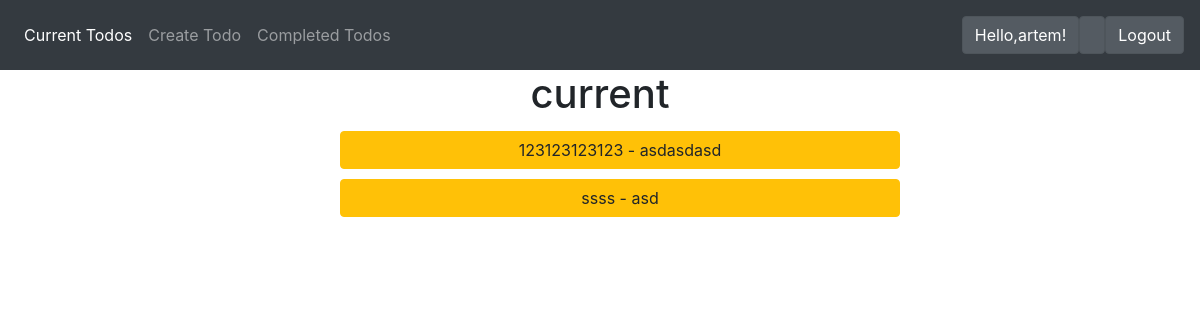
Before: /current/ (signed in) with the older database file.
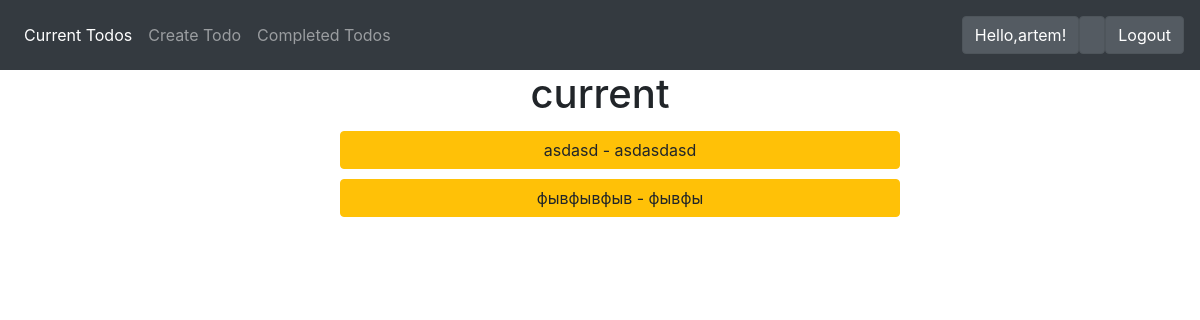
After: the same page with the newer database file.
### todo/models.py (models this page shows, shortened)
class Todo(models.Model):
    title = models.CharField(max_length=30)
    text = models.TextField(blank=True)
    creating_date = models.DateTimeField(auto_now_add=True)
    completing_date=models.DateTimeField(null=True, blank=True)
    importance=models.BooleanField(default=False)
    user = models.ForeignKey(User, on_delete=models.CASCADE,default=1)

### todo/views.py (the view)
# urls.py: path('current/', views.currenttodos, name='currenttodos'),
@login_required
def currenttodos(request):
    todos= Todo.objects.filter(user=request.user, completing_date__isnull=True)
    return render(request, 'todo/currenttodos.html', {'todos':todos})

### todo/templates/todo/currenttodos.html (shortened to what this page needs)
<!DOCTYPE html>
<html lang="en">
<head>
</head>
<body>
{% extends 'todo/base.html' %}
{% block content %}
    <h1 align="center">current</h1>
    <ul style="margin: 0 auto; width: 50%">
        {% for todo in todos %}
            <a href="{% url 'viewtodo'  todo.id  %}">
                <li {% if todo.importance %}class="btn btn-danger" {% else %} class="btn btn-warning"{% endif %}  style="width: 100%; margin: 5px auto " >
                    {% if todo.importance %}<b>{% endif %}{{ todo.title }}</b>
                    {% if todo.text %} - {{todo.text }}{% endif %}
                </li>
            <br>
            </a>
        {% endfor %}
    </ul>
{% endblock %}

Changed rows visible on the page:
no longer on this page (row edited): Todo: title "123123123123", text "asdasdasd"
no longer on this page (row edited): Todo: title "ssss", text "asd"
added Todo: title "asdasd", text "asdasdasd"
added Todo: title "фывфывфыв", text "фывфы"
